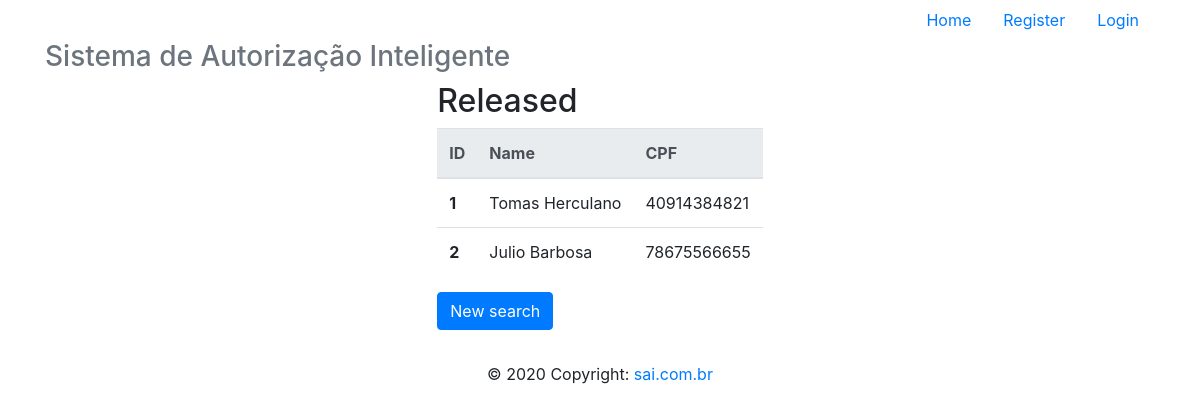
Page /readAllReleased/juliocb on the earlier database version.
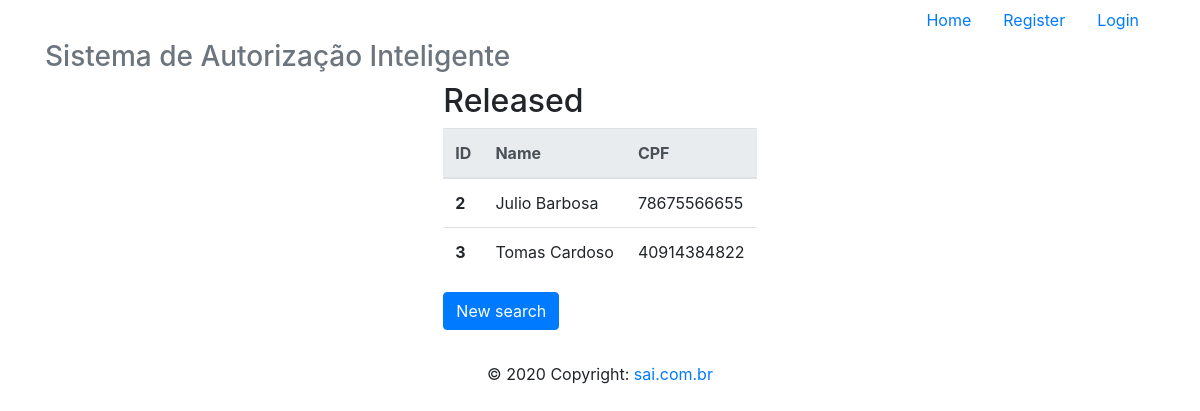
Same page on the later database version.
### app/models/tables.py (models this page shows, shortened)
class Released(db.Model):
    __tablename__ = "released"
    id = db.Column(db.Integer, primary_key=True)
    name = db.Column(db.String)
    cpf = db.Column(db.String, unique=True)
    user_id = db.Column(db.Integer, db.ForeignKey('users.id'))
    user = db.relationship('User', foreign_keys=user_id)

### app/controllers/default.py (the view)
@app.route("/readAllReleased/<username>", methods=['GET', 'POST'])
@app.route("/readAllReleased", methods=['GET', 'POST'])
def readAllReleased(username):
    user = User.query.filter_by(username=username).first()
    lista = Released.query.filter_by(user_id=user.id)
    return render_template('readAllReleased.html',
                            lista=lista)

### app/templates/readAllReleased.html
{% extends 'base.html' %}
{% block content %}
    <div class="d-flex justify-content-center">
        <div class="form-group">
                <h2>Released</h2>
            <table class="table">
                <thead class="thead-light">
                <tr>
                    <th scope="col">ID</th>
                    <th scope="col">Name</th>
                    <th scope="col">CPF</th>
                </tr>
                </thead>
                <tbody>
                    {% for released in lista %}
                        <tr>
                            <th scope="row">{{ released.id }}</th>
                            <td>{{ released.name }}</td>
                            <td>{{ released.cpf }}</td>
                        </tr>
                    {% endfor %}
                </tbody>
            </table>
            <form action="{{ url_for('readReleased', username=current_user.username) }}" method="POST">
                <button type="submit" class="btn btn-primary" name="newSearch">New search</button>
            </form>
        </div>
    </div>
{% endblock %}

### app/templates/base.html (shortened to what this page needs)
<!DOCTYPE html>
<html lang="pt-br">
  <head>
    <link href="{{ url_for('static',filename='css/bootstrap.min.css') }}" rel="stylesheet">
  </head>
  <body>
    <div class="container">
      <div class="header clearfix">
        <nav>
          <ul class="nav nav-pills justify-content-end">
            <li class="nav-item">
              <a class="nav-link" href="{{ url_for('index') }}">Home</a>
            </li>
            {% if current_user.is_authenticated %}
              {% if current_user.username == 'admin' %}
                <li class="nav-item">
                  <a class="nav-link" href="{{ url_for('logout') }}">Logout</a>
                </li>
              {% else %}
                <li class="nav-item">
                  <a class="nav-link" href="{{ url_for('whitelist') }}">White List</a>
                </li>
                <li class="nav-item">
                  <a class="nav-link" href="{{ url_for('logout') }}">Logout</a>
                </li>
              {% endif %}
            {% else %}
              <li class="nav-item">
                <a class="nav-link" href="{{ url_for('register') }}">Register</a>
              </li>
              <li class="nav-item">
                <a class="nav-link" href="{{ url_for('login') }}">Login</a>
              </li>
            {% endif %}
          </ul>
        </nav>
        <h3 class="text-muted">Sistema de Autorização Inteligente</h3>
      </div>
      {% block content %}
      {% endblock %}
    <footer class="page-footer font-small blue">
      <div class="footer-copyright text-center py-3">© 2020 Copyright:
        <a href="#"> sai.com.br</a>
      </div>
    </footer>
    </div>
  </body>
</html>

Differences in the rows shown:
removed Released: id "1", name "Tomas Herculano", cpf "40914384821"
added Released: id "3", name "Tomas Cardoso", cpf "40914384822"
